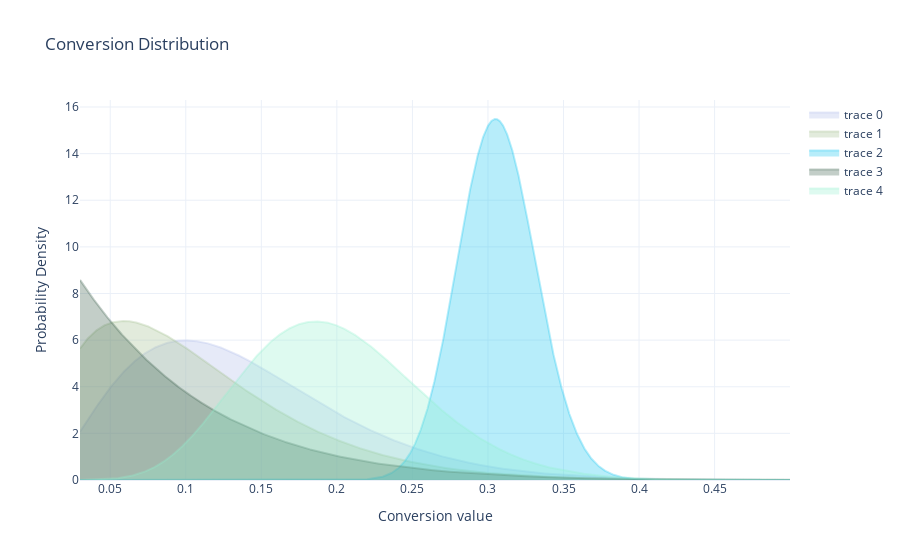

Notebook code cell kept with this figure:
### Code cell
data_ts = deepcopy(data)
ts = thompson_sampling(data_ts,l,r,300)
result_ts = ts.start_test(plot = True)

### Figure 1 — Plotly figure (JSON) as saved in the notebook; plotly's stock layout.template omitted (floating-point values rounded to 4 significant figures; data arrays with more than 128 entries replaced by an {"elided": "..."} marker saying what was removed)
{"data": [{"fill": "tozeroy", "fillcolor": "rgba(173,185,230,.3)", "marker": {"color": "rgba(173,185,230,.3)"}, "type": "scatter", "x": {"elided": "4700 float values"}, "y": {"elided": "4700 float values"}}, {"fill": "tozeroy", "fillcolor": "rgba(160,188,138,.3)", "marker": {"color": "rgba(160,188,138,.3)"}, "type": "scatter", "x": {"elided": "4700 float values"}, "y": {"elided": "4700 float values"}}, {"fill": "tozeroy", "fillcolor": "rgba(18,194,239,.3)", "marker": {"color": "rgba(18,194,239,.3)"}, "type": "scatter", "x": {"elided": "4700 float values"}, "y": {"elided": "4700 float values"}}, {"fill": "tozeroy", "fillcolor": "rgba(58,92,74,.3)", "marker": {"color": "rgba(58,92,74,.3)"}, "type": "scatter", "x": {"elided": "4700 float values"}, "y": {"elided": "4700 float values"}}, {"fill": "tozeroy", "fillcolor": "rgba(146,239,204,.3)", "marker": {"color": "rgba(146,239,204,.3)"}, "type": "scatter", "x": {"elided": "4700 float values"}, "y": {"elided": "4700 float values"}}], "layout": {"title": {"text": "Conversion Distribution"}, "xaxis": {"title": {"text": "Conversion value"}}, "yaxis": {"title": {"text": "Probability Density"}}}}
